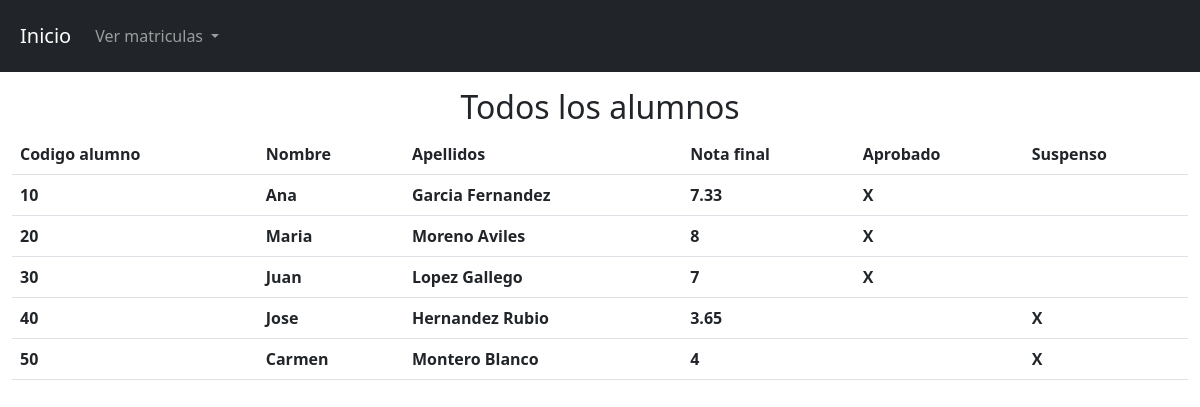
/view/username/verMatriculas.php, run on the app's committed database.
### tables this page shows
CREATE TABLE `username` (
  `idAlumno` int(11) NOT NULL,
  `codigo` int(11) NOT NULL,
  `nombre` varchar(100) NOT NULL,
  `apellidos` varchar(100) NOT NULL,
  `telefono` int(11) NOT NULL,
  `email` varchar(100) NOT NULL,
  `direccion` varchar(255) NOT NULL,
  `idNota` int(11) NOT NULL,
  `idMatriculas` int(11) NOT NULL
);

CREATE TABLE `notas` (
  `idNota` int(11) NOT NULL,
  `codigo` int(11) NOT NULL,
  `nota1` float NOT NULL,
  `nota2` float NOT NULL,
  `nota3` float NOT NULL,
  `notaFinal` float NOT NULL,
  `aprobado` varchar(10) NOT NULL,
  `suspenso` varchar(10) NOT NULL
);

### config/db.php (called while the page is built)
<?php
class Db {
    private $host = "localhost";
    private $dbname = "alumnos";
    private $user = "root";
    private $password = "";
    public function conexion() {
        try {
            $PDO = new PDO("mysql:host=".$this->host.";dbname=".$this->dbname,$this->user,$this->password);
            return $PDO;
        }catch(PDOException $e) {
            return $e->getMessage();
        }
    }
}
?>

### controller/matriculasController.php (called while the page is built, shortened)
<?php
class MatriculasController{
    private $model;
    public function __construct() {
        require_once("c://xampp/htdocs/RepasoNov/model/matriculasModel.php");
        $this->model = new MatriculasModel();
    }
    public function index() {
        return ($this->model->index()) ? $this->model->index() : false;
    }
}
?>

### model/matriculasModel.php (called while the page is built, shortened)
<?php
class MatriculasModel{
    private $PDO;
    public function __construct() {
        require_once("c://xampp/htdocs/RepasoNov/config/db.php");
        $con = new Db();
        $this->PDO = $con->conexion();
    }
    public function index() {
        $stament = $this->PDO->prepare("SELECT username.codigo,
        username.nombre, username.apellidos, notas.notaFinal, notas.aprobado, notas.suspenso
        FROM username inner join notas on username.idNota=notas.idNota");
        return ($stament->execute()) ? $stament->fetchAll() : false;
    }
}
?>

### view/username/verMatriculas.php (the view, shortened to what this page needs)
<?php
require_once ("c://xampp/htdocs/RepasoNov/view/head/headMatriculas.php");
require_once ("c://xampp/htdocs/RepasoNov/controller/matriculasController.php");
$obj = new MatriculasController();
$rows = $obj->index();
?>
<h2 class="text-center">Todos los alumnos</h2>
<div class="table-responsive">
<table class="table table-hover">
    <thead>
        <tr>
            <th scope="col">Codigo alumno</th>
            <th scope="col">Nombre</th>
            <th scope="col">Apellidos</th>
            <th scope="col">Nota final</th>
            <th scope="col">Aprobado</th>
            <th scope="col">Suspenso</th>
        </tr>
    </thead>
    <tbody>
    <?php if($rows): ?>
        <?php foreach($rows as $row): ?>
    <tr>
            <th><?= $row[0]?></th>
            <th><?= $row[1]?></th>
            <th><?= $row[2]?></th>
            <th><?= $row[3]?></th>
            <th><?= $row[4]?></th>
            <th><?= $row[5]?></th>
        </tr>
        <?php endforeach; ?>
        <?php else: ?>
            <tr>
                <td colspan="6" class="text-center">No hay registros actualmente</td>
            </tr>
    <?php endif; ?>
    </tbody>
</div>
<?php
require_once ("c://xampp/htdocs/RepasoNov/view/head/footerMatriculas.php");
?>

### data on the page
username: codigo "10", nombre "Ana", apellidos "Garcia Fernandez", idNota.notaFinal "7.33", idNota.aprobado "X"
username: codigo "20", nombre "Maria", apellidos "Moreno Aviles", idNota.notaFinal "8", idNota.aprobado "X"
username: codigo "30", nombre "Juan", apellidos "Lopez Gallego", idNota.notaFinal "7", idNota.aprobado "X"
username: codigo "40", nombre "Jose", apellidos "Hernandez Rubio", idNota.notaFinal "3.65", idNota.suspenso "X"
username: codigo "50", nombre "Carmen", apellidos "Montero Blanco", idNota.notaFinal "4", idNota.suspenso "X"
